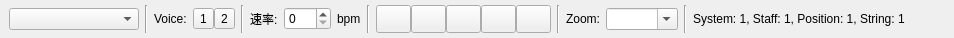
<?xml version="1.0" encoding="UTF-8"?>
<ui version="4.0">
 <class>PlaybackWidget</class>
 <widget class="QWidget" name="PlaybackWidget">
  <property name="geometry">
   <rect>
    <x>0</x>
    <y>0</y>
    <width>954</width>
    <height>38</height>
   </rect>
  </property>
  <property name="windowTitle">
   <string>Form</string>
  </property>
  <layout class="QHBoxLayout" name="horizontalLayout">
   <property name="sizeConstraint">
    <enum>QLayout::SizeConstraint::SetDefaultConstraint</enum>
   </property>
   <property name="leftMargin">
    <number>9</number>
   </property>
   <property name="topMargin">
    <number>5</number>
   </property>
   <property name="bottomMargin">
    <number>5</number>
   </property>
   <item>
    <widget class="QComboBox" name="filterComboBox">
     <property name="minimumSize">
      <size>
       <width>130</width>
       <height>0</height>
      </size>
     </property>
    </widget>
   </item>
   <item>
    <widget class="Line" name="line">
     <property name="orientation">
      <enum>Qt::Orientation::Vertical</enum>
     </property>
    </widget>
   </item>
   <item>
    <widget class="QLabel" name="voiceLabel">
     <property name="text">
      <string>Voice:</string>
     </property>
    </widget>
   </item>
   <item>
    <layout class="QHBoxLayout" name="voiceButtonLayout">
     <property name="spacing">
      <number>0</number>
     </property>
     <item>
      <widget class="QToolButton" name="voice1Button">
       <property name="text">
        <string>1</string>
       </property>
       <property name="checkable">
        <bool>true</bool>
       </property>
      </widget>
     </item>
     <item>
      <widget class="QToolButton" name="voice2Button">
       <property name="text">
        <string>2</string>
       </property>
       <property name="checkable">
        <bool>true</bool>
       </property>
       <property name="autoRaise">
        <bool>false</bool>
       </property>
      </widget>
     </item>
    </layout>
   </item>
   <item>
    <widget class="Line" name="line2">
     <property name="orientation">
      <enum>Qt::Orientation::Vertical</enum>
     </property>
    </widget>
   </item>
   <item>
    <widget class="QLabel" name="speedLabel">
     <property name="sizePolicy">
      <sizepolicy hsizetype="Minimum" vsizetype="Preferred">
       <horstretch>0</horstretch>
       <verstretch>0</verstretch>
      </sizepolicy>
     </property>
     <property name="text">
      <string>速率:</string>
     </property>
    </widget>
   </item>
   <item>
    <widget class="QSpinBox" name="speedSpinner">
     <property name="focusPolicy">
      <enum>Qt::FocusPolicy::ClickFocus</enum>
     </property>
     <property name="toolTip">
      <string>Adjusts the current playback speed.</string>
     </property>
     <property name="maximum">
      <number>500</number>
     </property>
    </widget>
   </item>
   <item>
    <widget class="QLabel" name="label">
     <property name="text">
      <string>bpm</string>
     </property>
    </widget>
   </item>
   <item>
    <widget class="Line" name="line_3">
     <property name="orientation">
      <enum>Qt::Orientation::Vertical</enum>
     </property>
    </widget>
   </item>
   <item>
    <layout class="QHBoxLayout" name="horizontalLayout_3">
     <property name="spacing">
      <number>0</number>
     </property>
     <item>
      <widget class="QToolButton" name="rewindToStartButton">
       <property name="sizePolicy">
        <sizepolicy hsizetype="Expanding" vsizetype="Expanding">
         <horstretch>0</horstretch>
         <verstretch>0</verstretch>
        </sizepolicy>
       </property>
       <property name="text">
        <string/>
       </property>
      </widget>
     </item>
     <item>
      <widget class="QToolButton" name="playPauseButton">
       <property name="sizePolicy">
        <sizepolicy hsizetype="Expanding" vsizetype="Expanding">
         <horstretch>0</horstretch>
         <verstretch>0</verstretch>
        </sizepolicy>
       </property>
       <property name="text">
        <string/>
       </property>
       <property name="checkable">
        <bool>false</bool>
       </property>
      </widget>
     </item>
     <item>
      <widget class="QToolButton" name="stopButton">
       <property name="sizePolicy">
        <sizepolicy hsizetype="Expanding" vsizetype="Expanding">
         <horstretch>0</horstretch>
         <verstretch>0</verstretch>
        </sizepolicy>
       </property>
       <property name="text">
        <string/>
       </property>
      </widget>
     </item>
     <item>
      <widget class="QToolButton" name="metronomeToggleButton">
       <property name="sizePolicy">
        <sizepolicy hsizetype="Expanding" vsizetype="Expanding">
         <horstretch>0</horstretch>
         <verstretch>0</verstretch>
        </sizepolicy>
       </property>
       <property name="text">
        <string/>
       </property>
       <property name="checkable">
        <bool>true</bool>
       </property>
      </widget>
     </item>
     <item>
      <widget class="QToolButton" name="countInToggleButton">
       <property name="sizePolicy">
        <sizepolicy hsizetype="Expanding" vsizetype="Expanding">
         <horstretch>0</horstretch>
         <verstretch>0</verstretch>
        </sizepolicy>
       </property>
       <property name="text">
        <string/>
       </property>
       <property name="checkable">
        <bool>true</bool>
       </property>
      </widget>
     </item>
    </layout>
   </item>
   <item>
    <widget class="Line" name="line_2">
     <property name="orientation">
      <enum>Qt::Orientation::Vertical</enum>
     </property>
    </widget>
   </item>
   <item>
    <widget class="QLabel" name="zoomLabel">
     <property name="sizePolicy">
      <sizepolicy hsizetype="Minimum" vsizetype="Preferred">
       <horstretch>0</horstretch>
       <verstretch>0</verstretch>
      </sizepolicy>
     </property>
     <property name="text">
      <string>Zoom:</string>
     </property>
    </widget>
   </item>
   <item>
    <widget class="QComboBox" name="zoomComboBox">
     <property name="sizePolicy">
      <sizepolicy hsizetype="Fixed" vsizetype="Fixed">
       <horstretch>0</horstretch>
       <verstretch>0</verstretch>
      </sizepolicy>
     </property>
     <property name="maximumSize">
      <size>
       <width>75</width>
       <height>16777215</height>
      </size>
     </property>
     <property name="editable">
      <bool>true</bool>
     </property>
     <property name="currentIndex">
      <number>-1</number>
     </property>
     <property name="sizeAdjustPolicy">
      <enum>QComboBox::SizeAdjustPolicy::AdjustToContents</enum>
     </property>
    </widget>
   </item>
   <item>
    <widget class="Line" name="line1">
     <property name="orientation">
      <enum>Qt::Orientation::Vertical</enum>
     </property>
    </widget>
   </item>
   <item>
    <widget class="QLabel" name="locationLabel">
     <property name="minimumSize">
      <size>
       <width>250</width>
       <height>0</height>
      </size>
     </property>
     <property name="text">
      <string>System: 1, Staff: 1, Position: 1, String: 1</string>
     </property>
    </widget>
   </item>
  </layout>
 </widget>
 <resources/>
 <connections/>
</ui>
